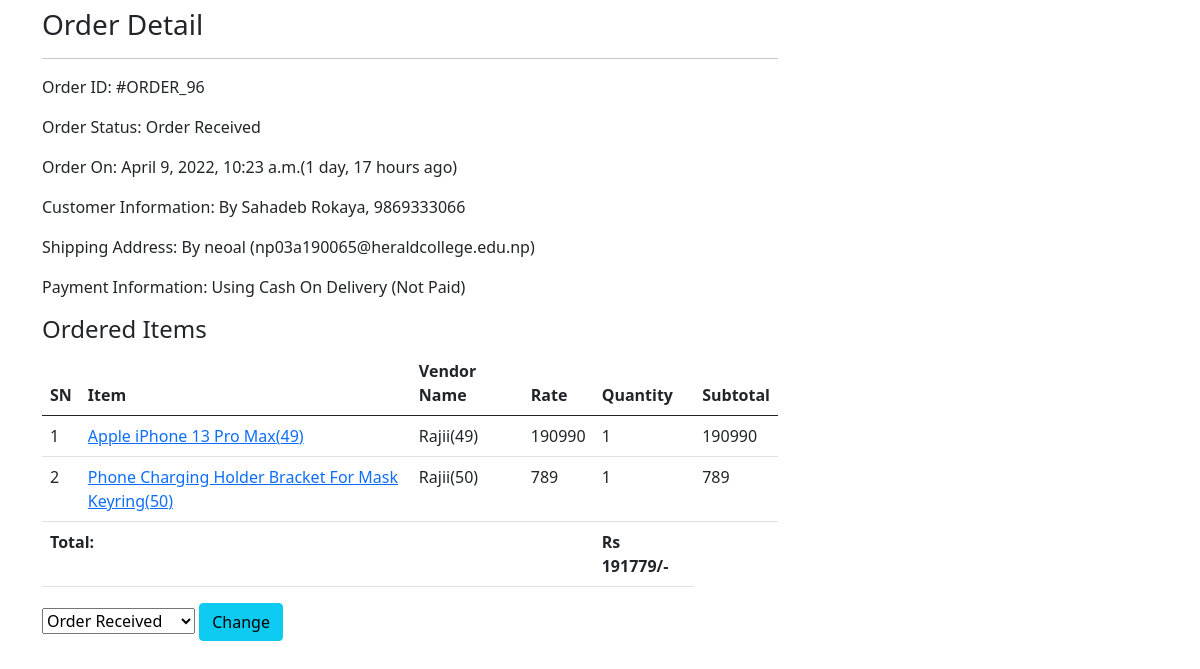
The app's page /admin-order/96/ (signed in), older data.
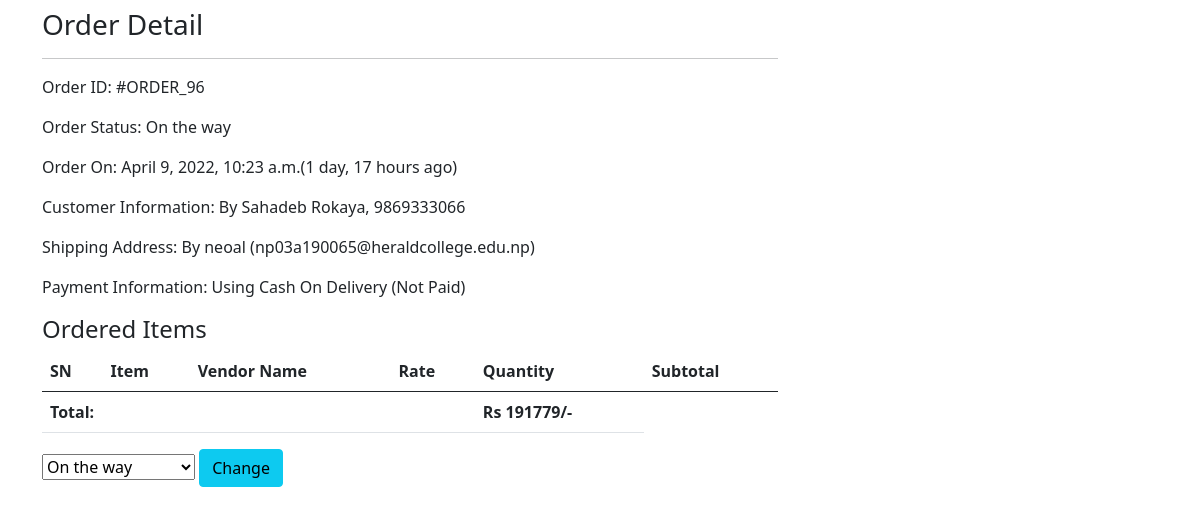
The same page, newer data.
### app/models.py (models this page shows, shortened)
class Order(models.Model):
    cart = models.OneToOneField(Cart, on_delete=models.CASCADE)
    ordered_by = models.CharField(max_length=200)
    shipping_address = models.CharField(max_length=200)
    mobile = models.CharField(max_length=10)
    email = models.EmailField(null=True, blank=True)
    subtotal = models.PositiveIntegerField()
    discount = models.PositiveIntegerField()
    total = models.PositiveIntegerField()
    order_status = models.CharField(max_length=50, choices=ORDER_STATUS)
    created_at = models.DateTimeField(auto_now_add=True)
    payment_method = models.CharField(
        max_length=20, choices=METHOD, default="Cash On Delivery")
    payment_completed = models.BooleanField(
        default=False, null=True, blank=True)
    seller = models.CharField(max_length=100, null=True,blank=True)

class CartProduct(models.Model):
    cart = models.ForeignKey(Cart, on_delete=models.CASCADE)
    product = models.ForeignKey(Product, on_delete=models.CASCADE)
    rate = models.PositiveIntegerField()
    quantity = models.PositiveIntegerField()
    subtotal = models.PositiveIntegerField(blank=True,null=True)

class Product(models.Model):
    title = models.CharField(max_length=200)
    slug = models.SlugField(unique=True)
    category = models.ForeignKey(Category, on_delete=models.CASCADE)
    brand = models.ForeignKey(Brand, on_delete=models.CASCADE,null=True, blank=True)
    storage = models.ForeignKey(Storage, on_delete=models.CASCADE,null=True, blank=True)
    image = models.ImageField(upload_to="products")
    marked_price = models.PositiveIntegerField()
    selling_price = models.PositiveIntegerField()
    description = models.TextField()
    full_description = models.TextField(null=True)
    warranty = models.CharField(max_length=300, null=True, blank=True)
    return_policy = models.CharField(max_length=300, null=True, blank=True)
    view_count = models.PositiveIntegerField(default=0)
    user = models.CharField(max_length=20, blank=True, null= True)
    Vendor_name = models.CharField(max_length=40,blank=True, null= True )

### app/views.py (the view)
# urls.py: path("admin-order/<int:pk>/", AdminOrderDetailView.as_view(),
class AdminOrderDetailView(AdminRequiredMixin, DetailView):
    template_name = "app/vendor/adminorderdetail.html"
    model = Order
    context_object_name = "ord_obj"
    def get_context_data(self, **kwargs):
        context = super().get_context_data(**kwargs)
        context["allstatus"] = ORDER_STATUS
        return context

### app/views.py (called while the page is built)
    def dispatch(self, request, *args, **kwargs):
        if request.user.is_authenticated and Admin.objects.filter(user=request.user).exists():
            pass
        else:
            return redirect("/admin-login/")
        return super().dispatch(request, *args, **kwargs)

### app/templates/app/vendor/adminorderdetail.html (shortened to what this page needs)
{% extends 'app/vendor/core.html' %}
{% block content %}
<div class="container">
    <div class="row my-2">
        <div class="col-md-8">
            <h3>Order Detail</h3>
            <hr>
            <p><span class="font-weight-bold">Order ID: </span> #ORDER_{{ord_obj.id}}</p>
            <p><span class="font-weight-bold">Order Status: </span> {{ord_obj.order_status}}</p>
            <p><span class="font-weight-bold">Order On: </span> {{ord_obj.created_at}}({{ord_obj.created_at|timesince}} ago)</p>
            <p><span class="font-weight-bold">Customer Information: </span> By {{ord_obj.ordered_by}}, {{ord_obj.mobile}}</p>
            <p><span class="font-weight-bold">Shipping Address: </span> By {{ord_obj.shipping_address}} ({{ord_obj.email}})</p>
            <p><span class="font-weight-bold">Payment Information: </span>  Using {{ord_obj.payment_method}} ({% if ord_obj.payment_completed %}Payment Completed{% else %}Not Paid{% endif %})</p>
            <h4>Ordered Items</h4>
            <table class="table">
                <thead>
                    <tr>
                        <th>SN</th>
                        <th>Item</th>
                        <th>Vendor Name</th>
                        <th>Rate</th>
                        <th>Quantity</th>
                        <th>Subtotal</th>
                    </tr>
                </thead>
                <tbody>
                    {% for cp in ord_obj.cart.cartproduct_set.all %}
                    <tr>
                        <td>{{forloop.counter}}</td>
                        <td><a target="_blank"
                                href="#">{{cp.product.title}}({{cp.product.id}})</a>
                        </td>
                        <td>{{cp.product.Vendor_name}}({{cp.product.id}})
                    </td>
                        <td>{{cp.rate}}</td>
                        <td>{{cp.quantity}}</td>
                        <td>{{cp.subtotal}}</td>
                    </tr>
                    {% endfor %}
                    <tr>
                        <th colspan="4" class="text-right">Total: </th>
                        <th>Rs {{ord_obj.total}}/-</th>
                    </tr>
                </tbody>
            </table>
            <form action="{% url 'adminorderstatuschange' ord_obj.id %}" method="POST">
                <select name="status">
                    {% for i, j in allstatus %}
                    <option value="{{i}}" {% if i == ord_obj.order_status %}selected{% endif %}>{{j}}</option>
                    {% endfor %}
                </select>
                <button class="btn btn-info">Change</button>
            </form>
        </div>
    </div>
</div>
{% endblock content %}

Row changes from the older to the newer data that the page shows:
removed CartProduct: product "Apple iPhone 13 Pro Max", product.id "49", product.Vendor_name "Rajii", rate "190990", quantity "1", subtotal "190990"
removed CartProduct: product "Phone Charging Holder Bracket For Mask Keyring", product.id "50", product.Vendor_name "Rajii", rate "789", quantity "1", subtotal "789"
changed Order "Sahadeb Rokaya": order_status "Order Received" → "On the way"; status "Order Received" → "On the way"
